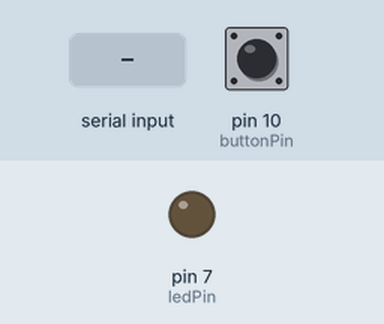
A sketch run on a simulated Arduino Uno, built with avr-gcc and run on an emulated ATmega328P. Shown: output pins drawn as LEDs (lit = HIGH). The inputs (shaded band) are chosen by the test bench; at power-on: pin 10 (buttonPin) HIGH. What the sketch prints to the serial monitor is not drawn.

Above: at 1.2 s.
1.3 s: "1" received over Serial
At 1.9 s:
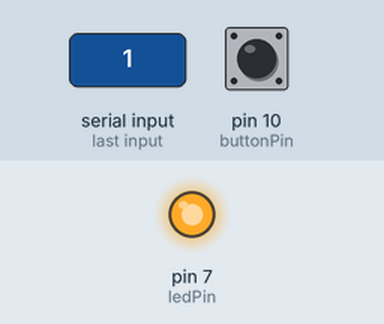
2.8 s: pin 10 (buttonPin) pulled LOW for 0.15 s
Timing chart, 0 to 5.8 s (numbered marks = the images above; inputs shaded):
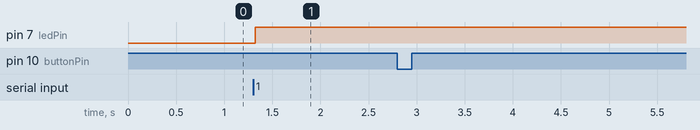

The sketch:

mRahi2mtino3Lab7.ino
```cpp
//Minahil Rahimullah, 660853122, mRahi2
//Lab 07 - Communication between arduino
//Description: Two ardunio communicate together, telling each other when the others button is pressed and lighting their LED accordingly.
//Assumptions: Expected all wires and parts to work, expected the switches to not move around and expected the buttons to stablize after 10 ms.
//Refrences: Lab Slides/links
//TA name: Shraim, Tala, Friday 9:00 a.m. 3/8/2024

const int buttonPin = 10; // Pin for the button
const int ledPin = 7;     // Pin for the LED
char status;

// checks for switch press and if pressed fully
int buttonState;
int buttonNewUp;
int buttonNewUp2;
int buttonOldUp = 1;

// holds the state of the led and represents if off or on. Starts as off
int ledOne = 0;

void setup() {
  pinMode(buttonPin, INPUT_PULLUP); // input for read button
  pinMode(ledPin, OUTPUT);         // output for LED
  Serial.begin(9600);            // for communication
}

void loop() {
  // for sending messages
  buttonNewUp = digitalRead(buttonPin); // Brooklyn Debounce code implementation
  delay(20);
  buttonNewUp2 = digitalRead(buttonPin);
  if (buttonNewUp == buttonNewUp2){
    if (buttonNewUp != buttonOldUp){
      if (buttonOldUp == 0 && buttonNewUp == 1){
        Serial.write('1');
      }
    }

    buttonOldUp = buttonNewUp;
  }

  delay(20); // waiting message send

  // for receiving messages
  if(Serial.available()) //if there is a message sent
  {
    status = Serial.read();
    if(status == '1' && ledOne == 0) //if LED off, then turn on
    {
      digitalWrite(ledPin, HIGH);
      ledOne = 1;
    }
    else if(status == '1' && ledOne == 1)  // if LED on, then turn off
    {
      digitalWrite(ledPin, LOW);
      ledOne = 0;
    }
  }
}
```

Measured:
- after the input at 1.3 s, pin 7 (ledPin): LOW → HIGH at once
- after the input at 2.8 s, every drawn part: stays the same
